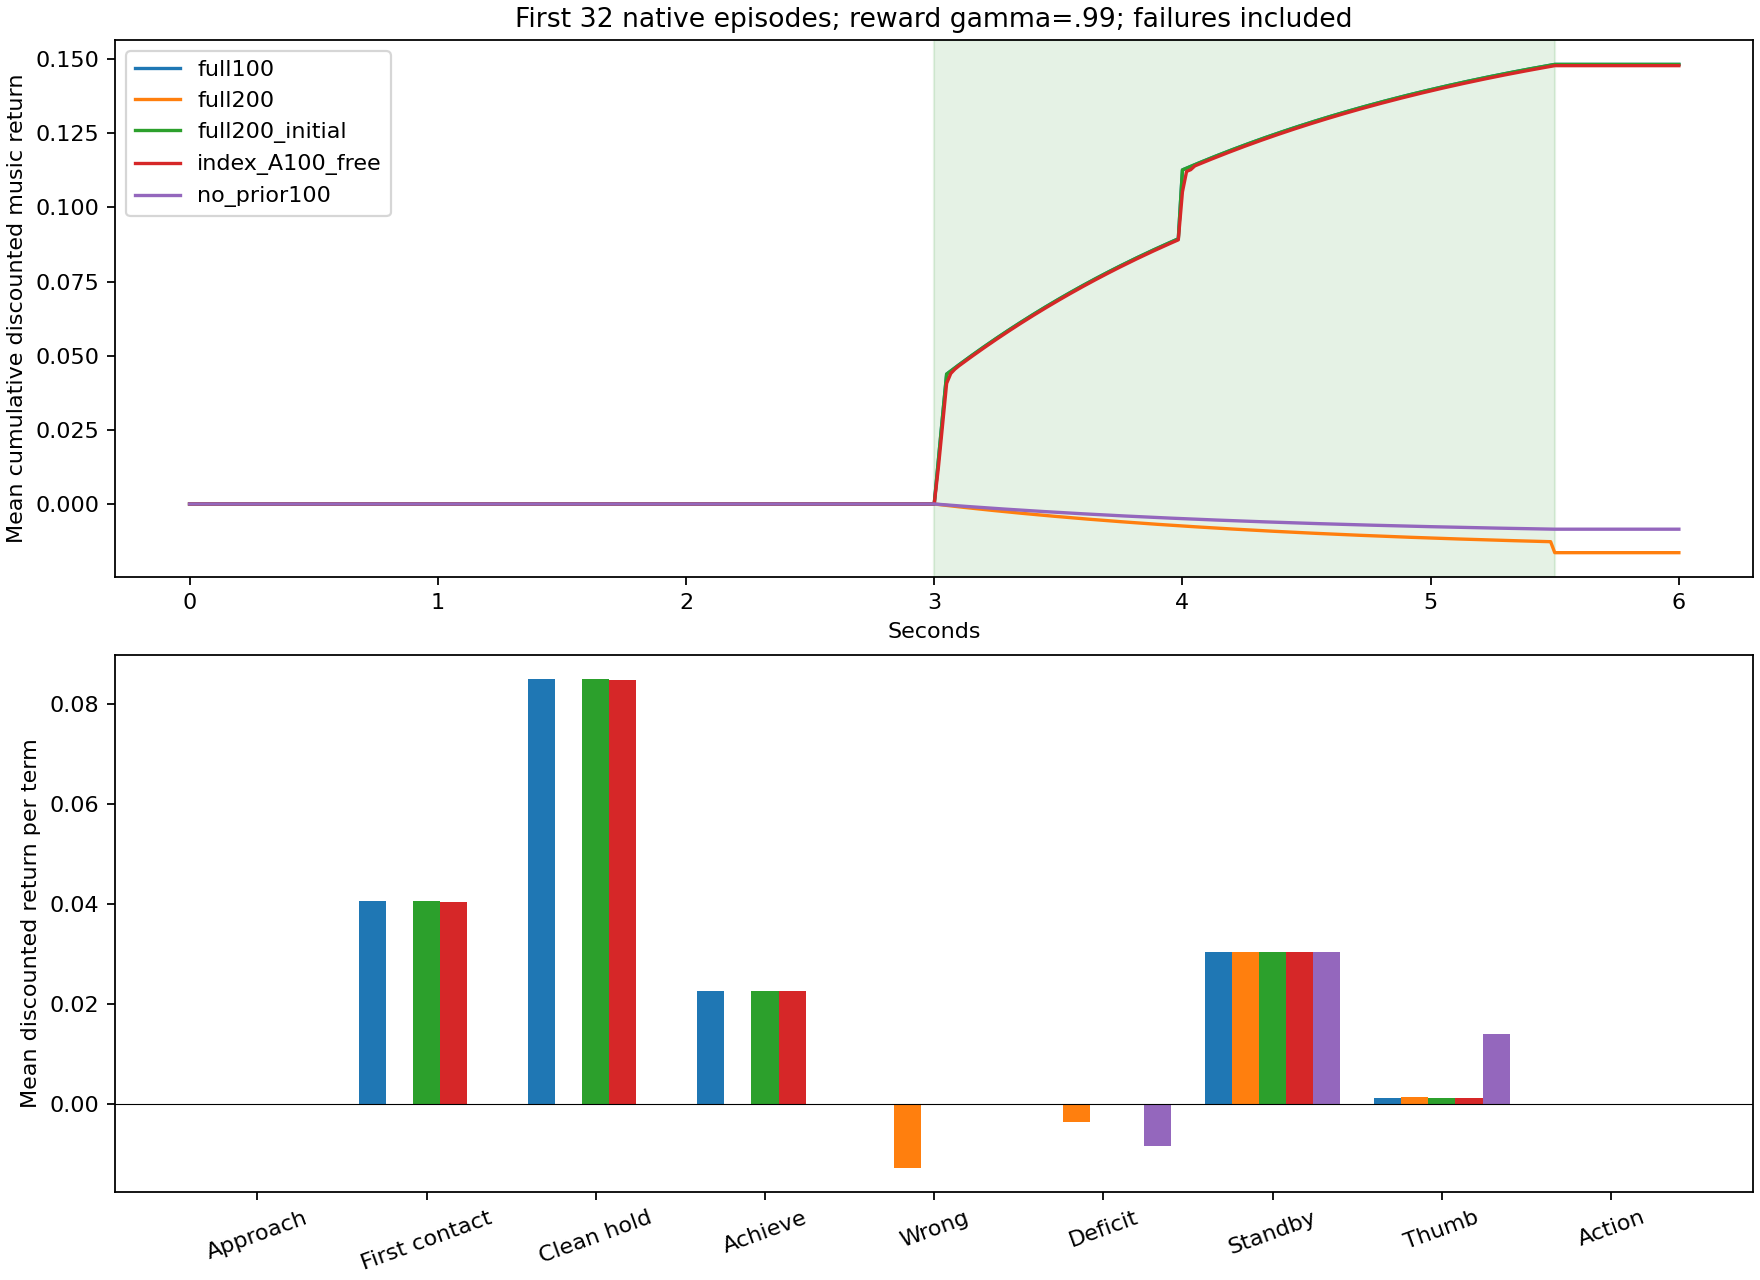

This chart was generated by the following Python code:
"""완료된 native 시점별 보상만 CPU로 검증·집계한다. 학습/물리 변경 없음."""
import os
for key in ('OMP_NUM_THREADS','MKL_NUM_THREADS','OPENBLAS_NUM_THREADS'):
    os.environ[key]='1'
os.environ.setdefault('MPLCONFIGDIR','/tmp/discounted_reward_mpl')
from pathlib import Path
import argparse
import json
import hashlib
from datetime import datetime,timezone
import numpy as np
import analyze_all
import reward_trace_probe as probe

ROOT=Path(__file__).resolve().parent
LABELS=('full100','full200','full200_initial','index_A100_free','no_prior100')


def read(path):return json.loads(path.read_text())
def sha(path):return hashlib.sha256(path.read_bytes()).hexdigest()


def verify_pins(pins):
    for name,expected in pins.items():
        path=Path(name)
        if not path.is_file() or sha(path)!=expected:
            raise ValueError('입력/출력 SHA 불일치: '+name)


def load_dataset(path,pins):
    summary_path=path/'summary.json'
    if not summary_path.exists():return dict(status='pending',path=str(path))
    summary=read(summary_path)
    if summary.get('completed') is not True:return dict(status='pending_or_failed',failure=summary.get('failure'),path=str(path))
    for key in ('strict_source_loaded','model_unchanged'):
        if summary.get(key) is not True:raise ValueError('완료 증거 누락: '+key)
    if summary.get('optimizer_updates_difference')!=0:raise ValueError('평가 optimizer 변경')
    if tuple(summary['term_names'])!=probe.TERMS:raise ValueError('9항 열 순서 불일치')
    if summary['reward_gamma']!=.99 or summary['cost_gamma']!=1.:raise ValueError('예상 PPO 할인 설정 불일치')
    verify_pins(summary['input_sha256']);verify_pins(summary['output_sha256'])
    pins.update(summary['input_sha256']);pins.update(summary['output_sha256']);pins[str(summary_path)]=sha(summary_path)
    report=read(path/'native/report.json')
    if report.get('completed') is not True or report.get('lifecycle_verified') is not True or any(
            report.get(k) for k in ('failure','changed_inputs','missing_import_pins','cleanup_errors')):
        raise ValueError('원본 native 수명주기 검증 실패')
    if report['checkpoint_sha256']!=summary['checkpoint_sha256']:raise ValueError('checkpoint SHA 출처 불일치')
    episodes=[row['episode'] for row in analyze_all.iter_episode_rows(path/'native')]
    trace=dict(np.load(path/'trace.npz',allow_pickle=False)); initial=dict(np.load(path/'initial.npz',allow_pickle=False))
    for k in ('q105','hold105'):
        if initial[k].shape!=(32,105) or not np.isfinite(initial[k]).all():raise ValueError('초기 q/hold shape/유한성')
        if hashlib.sha256(initial[k].tobytes()).hexdigest()!=summary['actual_initial_sha256'][k]:raise ValueError('실제 초기 SHA 불일치')
    if trace['terms'].shape[1:]!=(9,) or not np.isfinite(trace['terms']).all():raise ValueError('9항 shape/유한성')
    if set(trace['env'].tolist())!=set(range(32)):raise ValueError('trace 환경 분모 불일치')
    if any(len(v)!=len(trace['env']) for v in trace.values()):raise ValueError('trace 열 길이 불일치')
    for episode in episodes:
        mask=trace['env']==episode['env_id'];ticks=trace['tick'][mask]
        if not np.array_equal(ticks,np.arange(episode['steps'])) or trace['terminal'][mask].sum()!=1 or not trace['terminal'][mask][-1]:
            raise ValueError('최초 episode tick/종료 누락·중복')
    import torch
    rows=[dict((k,torch.from_numpy(trace[k][i]) if k=='terms' else trace[k][i]) for k in trace) for i in range(len(trace['env']))]
    checked=probe.reconcile(rows,episodes,reward_gamma=summary['reward_gamma'],cost_gamma=summary['cost_gamma'])
    if max(abs(row['discounted_shaping_terminal_zero_residual']) for row in checked)>2e-5:raise ValueError('potential 할인 등식 불일치')
    metrics=analyze_all.combine_episode_values(episodes,'index')
    metrics['discounted_terms_mean']={k:float(np.mean([row['discounted_terms'][k] for row in checked])) for k in probe.TERMS}
    metrics['discounted_reward_mean']=sum(metrics['discounted_terms_mean'].values())
    metrics['discounted_cost_mean']=float(np.mean([row['discounted_cost'] for row in checked]))
    metrics['max_shaping_residual']=max(abs(row['discounted_shaping_terminal_zero_residual']) for row in checked)
    metrics['episode_steps']=sorted(set(e['steps'] for e in episodes))
    metrics['actual_initial_diversity']={k:dict(unique_rows=int(np.unique(v,axis=0).shape[0]),
        maximum_axis_peak_to_peak_rad=float(np.ptp(v,axis=0).max())) for k,v in initial.items()}
    # 실제 조기종료 뒤에는 보상을 더하지 않고 누적값을 유지한다.
    curves=np.zeros((32,361,9))
    for i in range(32):
        mask=trace['env']==i;terms=trace['terms'][mask].astype(float)
        if len(terms)>360:raise ValueError('현재6초 진단의360tick 초과')
        cumulative=np.cumsum(terms*(summary['reward_gamma']**np.arange(len(terms)))[:,None],axis=0)
        curves[i,1:len(terms)+1]=cumulative
        curves[i,len(terms)+1:]=cumulative[-1]
    return dict(status='completed',path=str(path),metrics=metrics,initial=initial,
        curve_mean=curves.mean(0),checkpoint=report['checkpoint'],checkpoint_sha256=report['checkpoint_sha256'])


def comparison_gate(rows):
    reasons=[name+' 미완료' for name in LABELS if rows.get(name,{}).get('status')!='completed']
    if not reasons:
        baseline=rows['full100']['initial']
        for name in LABELS:
            for key in ('q105','hold105'):
                if not np.array_equal(baseline[key],rows[name]['initial'][key]):reasons.append(name+' actual '+key+' 불일치')
    return dict(ready=not reasons,reasons=reasons,definition='32환경 실제 q105/hold105 원소·행순서 정확 대응; 설정/seed 동일만으로 판정하지 않음')


def graphs(rows):
    import matplotlib
    matplotlib.use('Agg')
    import matplotlib.pyplot as plt
    fig,axes=plt.subplots(2,1,figsize=(11,8),constrained_layout=True)
    musical=[1,2,3,4,5]
    for name in LABELS:
        curve=rows[name]['curve_mean'];axes[0].plot(np.arange(361)/60,curve[:,musical].sum(-1),label=name)
    axes[0].set(xlabel='Seconds',ylabel='Mean cumulative discounted music return',title='First 32 native episodes; reward gamma=.99; failures included')
    axes[0].legend();axes[0].axvspan(3,5.5,alpha=.1,color='green')
    x=np.arange(9);width=.16
    for j,name in enumerate(LABELS):axes[1].bar(x+(j-2)*width,[rows[name]['metrics']['discounted_terms_mean'][k] for k in probe.TERMS],width,label=name)
    axes[1].set_xticks(x);axes[1].set_xticklabels(['Approach','First contact','Clean hold','Achieve','Wrong','Deficit','Standby','Thumb','Action'],rotation=20)
    axes[1].set_ylabel('Mean discounted return per term');axes[1].axhline(0,color='black',linewidth=.5)
    path=ROOT/'DISCOUNTED_REWARD_ANALYSIS.png';fig.savefig(path,dpi=160);plt.close(fig);return path


def collect():
    pins={str(Path(__file__)):sha(Path(__file__)),str(Path(probe.__file__)):sha(Path(probe.__file__)),str(Path(analyze_all.__file__)):sha(Path(analyze_all.__file__))}
    rows={};errors=[]
    for name in LABELS:
        path=(ROOT/'no_alignment_prior_variant/runs/reward_trace_no_prior100_v2'
              if name=='no_prior100' else ROOT/'reward_trace'/name)
        try:rows[name]=load_dataset(path,pins)
        except (ValueError,KeyError,OSError) as error:rows[name]=dict(status='invalid',error=str(error));errors.append(name+': '+str(error))
    gate=comparison_gate(rows);proof=dict(status='pending')
    if all(rows[k]['status']=='completed' for k in ('full100','full200_initial')):
        import torch
        a,b=[torch.load(rows[k]['checkpoint'],map_location='cpu',weights_only=False) for k in ('full100','full200_initial')]
        same=set(a['model'])==set(b['model']) and all(torch.equal(v,b['model'][k]) for k,v in a['model'].items())
        proof=dict(status='verified' if same else 'mismatch',model_tensors_equal=same)
        if not same:
            gate['ready']=False;gate['reasons'].append('full100→full200_initial model 불일치')
    training={}
    for updates in ('100','200'):
        path=ROOT/'index_full33_seed7_v1'/updates/'train/J'
        training[updates]=analyze_all.aggregate(path,'index',False)
        for name in ('report.json','episodes.jsonl','episode_metadata.json'):
            if (path/name).exists():pins[str(path/name)]=sha(path/name)
    result=dict(training_stochastic_reference=training,schema='discounted_reward_analysis.v1',updated_utc=datetime.now(timezone.utc).isoformat(),datasets=rows,
        comparison_gate=gate,full100_vs_resume_initial_weights=proof,errors=errors,input_sha256=pins,
        interpretation='실제 완료·무결성·초기 대응 검증 전 효과 판단 보류')
    if gate['ready']:
        chart=graphs(rows);result['chart']=str(chart);result['chart_sha256']=sha(chart)
        result['interpretation']='실제 대응32환경 평균 정책 비교. raw 접근합은 할인 목적이 아니므로 직접 음악 성과로 읽지 않음.'
    for row in rows.values():row.pop('initial',None);row.pop('curve_mean',None)
    verify_pins(pins)
    return result


def write(result):
    lines=['# 실제 할인 보상 비교','','집계: '+result['updated_utc'],'',
        '원본 strict 평균 정책의 최초32 episode를 검증한다. 보상γ=.99, 비용γ=1이다. '
        '접근은 potential shaping이므로 비할인 합의 큰 음수를 곧바로 나쁜 정책이라고 읽으면 안 된다.','',
        '| 조건 | 상태 | 성공/분모 | clean초 | 비할인 reward | 할인 reward | 할인 cost |','|---|---|---|---|---|---|---|']
    for name,row in result['datasets'].items():
        m=row.get('metrics',{});lines.append('| {} | {} | {}/{} | {} | {} | {} | {} |'.format(name,row['status'],*[m.get(k) for k in ('safe_success','count','mean_safe_clean_s','mean_reward','discounted_reward_mean','discounted_cost_mean')]))
    lines+=['','실제 초기 대응/무결성 gate: `'+json.dumps(result['comparison_gate'],ensure_ascii=False)+'`','',result['interpretation'],'',
        '과거 학습 중 확률 정책의 성과(원본100회{}/{},200회{}/{})와 고정 평균 평가32/32→0/32는 서로 다른 지표다. '.format(
            result['training_stochastic_reference']['100']['safe_success'],result['training_stochastic_reference']['100']['count'],
            result['training_stochastic_reference']['200']['safe_success'],result['training_stochastic_reference']['200']['count'])+
        '학습 블록에서는 매 update 가중치와 확률 행동이 변한다. 이번 probe는 해당 지표를 재학습하거나 동일한 정책으로 간주하지 않는다. '
        '기존 FULL33_COLLAPSE_ANALYSIS 자료와 구별하여 원시 probe를 집계한다.','',
        '각9항 할인합·비용·Phi residual·native 원시 합 대조는 JSON에 기록한다. 누락/핀/실제 q 대응 실패 상태에서 효과 비교는 열지 않는다.', '',
        '초기 자세 다양성은 JSON의 actual_initial_diversity에 실제 q105/hold105의 고유 행 수와 축별 최대 범위를 기록한다. '
        '32환경의 q/hold가 같은 경우 동일한 명목 v9 DOF 자세의 반복 평가이며, 서로 다른32개 시작 자세의 일반화 검사가 아니다. '
        'q105/hold105의 일치는 body/root pose와 전체 물리 상태의 대응·다양성을 증명하지 않는다. 해당 전체 상태는 이번 기록으로 감사하지 않았다.']
    lines+=['']
    for name,row in result['datasets'].items():
        diversity=row.get('metrics',{}).get('actual_initial_diversity')
        if diversity:
            lines+=['- {}: q105 고유 {}개 / hold105 고유 {}개; 최대 축 범위 {} / {} rad.'.format(name,
                diversity['q105']['unique_rows'],diversity['hold105']['unique_rows'],
                diversity['q105']['maximum_axis_peak_to_peak_rad'],diversity['hold105']['maximum_axis_peak_to_peak_rad'])]
    if result.get('chart'):lines+=['','![할인 보상 비교]('+result['chart']+')']
    (ROOT/'DISCOUNTED_REWARD_ANALYSIS.md').write_text('\n'.join(lines)+'\n')
    (ROOT/'DISCOUNTED_REWARD_ANALYSIS.json').write_text(json.dumps(result,ensure_ascii=False,indent=2)+'\n')


if __name__=='__main__':
    result=collect();write(result);print(json.dumps(result['comparison_gate'],ensure_ascii=False))
